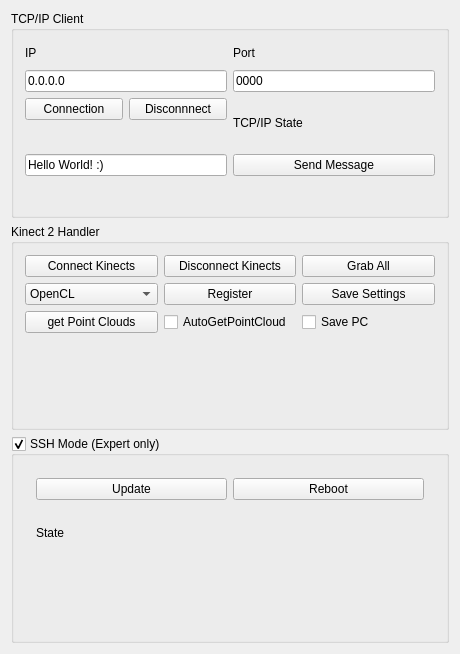
<?xml version="1.0" encoding="UTF-8"?>
<ui version="4.0">
 <class>ClientWidget</class>
 <widget class="QWidget" name="ClientWidget">
  <property name="geometry">
   <rect>
    <x>0</x>
    <y>0</y>
    <width>460</width>
    <height>654</height>
   </rect>
  </property>
  <property name="windowTitle">
   <string>MultiKinect TCPIP Controller</string>
  </property>
  <layout class="QVBoxLayout" name="verticalLayout">
   <item>
    <widget class="QGroupBox" name="groupBox">
     <property name="title">
      <string>TCP/IP Client</string>
     </property>
     <layout class="QGridLayout" name="gridLayout_2">
      <item row="0" column="1">
       <widget class="QLabel" name="label">
        <property name="text">
         <string>IP</string>
        </property>
       </widget>
      </item>
      <item row="2" column="3" rowspan="2">
       <widget class="QLabel" name="label_ConnectionState">
        <property name="text">
         <string>TCP/IP State</string>
        </property>
       </widget>
      </item>
      <item row="4" column="1">
       <widget class="QLineEdit" name="lineEdit_Message">
        <property name="text">
         <string>Hello World! :)</string>
        </property>
       </widget>
      </item>
      <item row="4" column="3">
       <widget class="QPushButton" name="pushButton_Send">
        <property name="text">
         <string>Send Message</string>
        </property>
       </widget>
      </item>
      <item row="1" column="1">
       <widget class="QLineEdit" name="lineEdit_IP">
        <property name="text">
         <string>0.0.0.0</string>
        </property>
       </widget>
      </item>
      <item row="5" column="1">
       <widget class="LogWidget" name="logWidget_sent" native="true"/>
      </item>
      <item row="0" column="3">
       <widget class="QLabel" name="label_2">
        <property name="text">
         <string>Port</string>
        </property>
       </widget>
      </item>
      <item row="5" column="3">
       <widget class="LogWidget" name="logWidget_received" native="true"/>
      </item>
      <item row="1" column="3">
       <widget class="QLineEdit" name="lineEdit_Port">
        <property name="text">
         <string>0000</string>
        </property>
       </widget>
      </item>
      <item row="2" column="1">
       <layout class="QHBoxLayout" name="horizontalLayout">
        <item>
         <widget class="QPushButton" name="pushButton_Connect">
          <property name="text">
           <string>Connection</string>
          </property>
          <property name="checkable">
           <bool>false</bool>
          </property>
         </widget>
        </item>
        <item>
         <widget class="QPushButton" name="pushButton_Disconnect">
          <property name="text">
           <string>Disconnnect</string>
          </property>
         </widget>
        </item>
       </layout>
      </item>
     </layout>
    </widget>
   </item>
   <item>
    <widget class="QGroupBox" name="groupBox_2">
     <property name="title">
      <string>Kinect 2 Handler</string>
     </property>
     <layout class="QGridLayout" name="gridLayout_3">
      <item row="0" column="1">
       <widget class="QPushButton" name="pushButton_Disconnect_Devices">
        <property name="text">
         <string>Disconnect Kinects</string>
        </property>
       </widget>
      </item>
      <item row="0" column="0">
       <widget class="QPushButton" name="pushButton_Connect_Devices">
        <property name="text">
         <string>Connect Kinects</string>
        </property>
       </widget>
      </item>
      <item row="4" column="1">
       <widget class="QCheckBox" name="checkBox_autoGetPointClouds">
        <property name="text">
         <string>AutoGetPointCloud</string>
        </property>
       </widget>
      </item>
      <item row="0" column="2">
       <widget class="QPushButton" name="pushButton_Grab_Devices">
        <property name="text">
         <string>Grab All</string>
        </property>
       </widget>
      </item>
      <item row="1" column="0">
       <widget class="QComboBox" name="comboBox_pipeline">
        <property name="currentIndex">
         <number>2</number>
        </property>
        <item>
         <property name="text">
          <string>Cpu</string>
         </property>
        </item>
        <item>
         <property name="text">
          <string>OpenGL</string>
         </property>
        </item>
        <item>
         <property name="text">
          <string>OpenCL</string>
         </property>
        </item>
        <item>
         <property name="text">
          <string>Cuda</string>
         </property>
        </item>
       </widget>
      </item>
      <item row="1" column="1">
       <widget class="QPushButton" name="pushButton_Register">
        <property name="text">
         <string>Register</string>
        </property>
       </widget>
      </item>
      <item row="1" column="2">
       <widget class="QPushButton" name="pushButton_Save_Settings">
        <property name="text">
         <string>Save Settings</string>
        </property>
       </widget>
      </item>
      <item row="4" column="2">
       <widget class="QCheckBox" name="checkBox_savePC">
        <property name="text">
         <string>Save PC</string>
        </property>
       </widget>
      </item>
      <item row="4" column="0">
       <widget class="QPushButton" name="pushButton_GetPointCloud">
        <property name="text">
         <string>get Point Clouds</string>
        </property>
       </widget>
      </item>
      <item row="7" column="0" colspan="3">
       <layout class="QHBoxLayout" name="horizontalLayout_3">
        <item>
         <widget class="TransformationWidget" name="transformationWidget_Kin1" native="true"/>
        </item>
        <item>
         <widget class="TransformationWidget" name="transformationWidget_Kin2" native="true"/>
        </item>
       </layout>
      </item>
     </layout>
    </widget>
   </item>
   <item>
    <widget class="QGroupBox" name="groupBox_ExpertMode">
     <property name="title">
      <string>SSH Mode (Expert only)</string>
     </property>
     <property name="checkable">
      <bool>true</bool>
     </property>
     <property name="checked">
      <bool>true</bool>
     </property>
     <layout class="QGridLayout" name="gridLayout">
      <item row="0" column="0">
       <widget class="QWidget" name="Layout_ExpertMode" native="true">
        <layout class="QGridLayout" name="gridLayout_5">
         <item row="3" column="0">
          <widget class="QLabel" name="label_State">
           <property name="text">
            <string>State</string>
           </property>
          </widget>
         </item>
         <item row="1" column="0">
          <layout class="QHBoxLayout" name="horizontalLayout_2">
           <item>
            <widget class="QPushButton" name="pushButton_SSHUpdate">
             <property name="enabled">
              <bool>true</bool>
             </property>
             <property name="text">
              <string>Update</string>
             </property>
            </widget>
           </item>
           <item>
            <widget class="QPushButton" name="pushButton_SSHReboot">
             <property name="enabled">
              <bool>true</bool>
             </property>
             <property name="text">
              <string>Reboot</string>
             </property>
            </widget>
           </item>
          </layout>
         </item>
         <item row="4" column="0">
          <widget class="LogWidget" name="logWidget_ssh" native="true"/>
         </item>
        </layout>
       </widget>
      </item>
     </layout>
    </widget>
   </item>
  </layout>
 </widget>
 <layoutdefault spacing="6" margin="11"/>
 <customwidgets>
  <customwidget>
   <class>LogWidget</class>
   <extends>QWidget</extends>
   <header>LogWidget.h</header>
   <container>1</container>
  </customwidget>
  <customwidget>
   <class>TransformationWidget</class>
   <extends>QWidget</extends>
   <header>TransformationWidget.h</header>
   <container>1</container>
   <slots>
    <signal>matrixchanged(Transform)</signal>
   </slots>
  </customwidget>
 </customwidgets>
 <resources/>
 <connections>
  <connection>
   <sender>groupBox_ExpertMode</sender>
   <signal>toggled(bool)</signal>
   <receiver>Layout_ExpertMode</receiver>
   <slot>setVisible(bool)</slot>
   <hints>
    <hint type="sourcelabel">
     <x>112</x>
     <y>552</y>
    </hint>
    <hint type="destinationlabel">
     <x>252</x>
     <y>541</y>
    </hint>
   </hints>
  </connection>
  <connection>
   <sender>transformationWidget_Kin1</sender>
   <signal>matrixchanged(Transform)</signal>
   <receiver>ClientWidget</receiver>
   <slot>MovePointCloud1(Transform)</slot>
   <hints>
    <hint type="sourcelabel">
     <x>70</x>
     <y>413</y>
    </hint>
    <hint type="destinationlabel">
     <x>7</x>
     <y>411</y>
    </hint>
   </hints>
  </connection>
  <connection>
   <sender>transformationWidget_Kin2</sender>
   <signal>matrixchanged(Transform)</signal>
   <receiver>ClientWidget</receiver>
   <slot>MovePointCloud2(Transform)</slot>
   <hints>
    <hint type="sourcelabel">
     <x>304</x>
     <y>408</y>
    </hint>
    <hint type="destinationlabel">
     <x>325</x>
     <y>414</y>
    </hint>
   </hints>
  </connection>
 </connections>
 <slots>
  <slot>MovePointCloud1(Transform)</slot>
  <slot>MovePointCloud2(Transform)</slot>
 </slots>
</ui>
